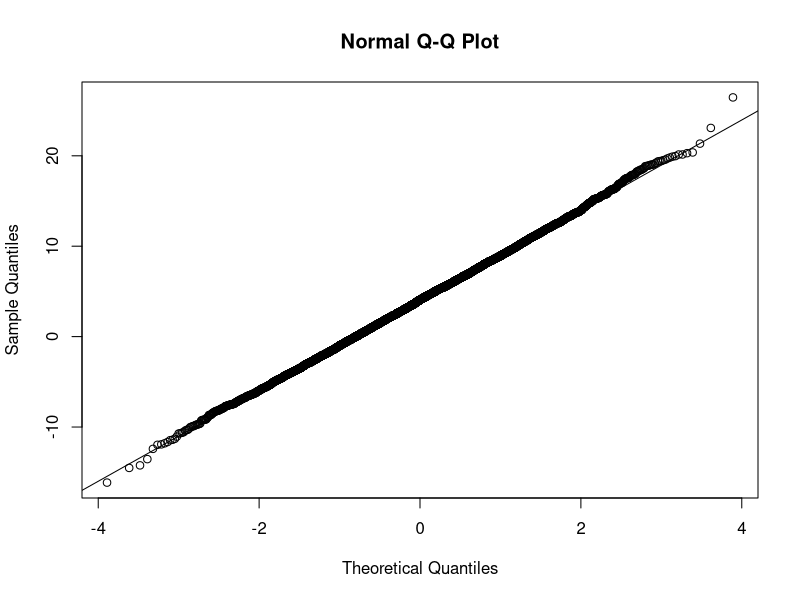
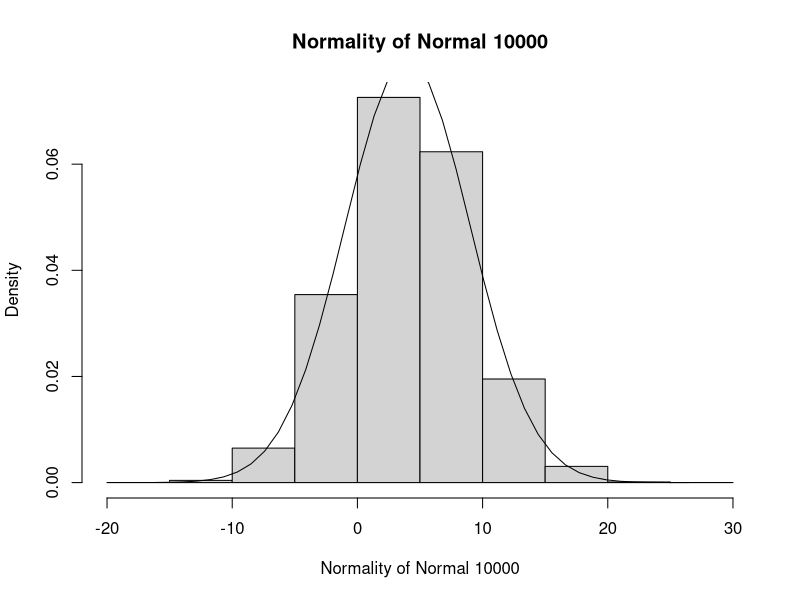
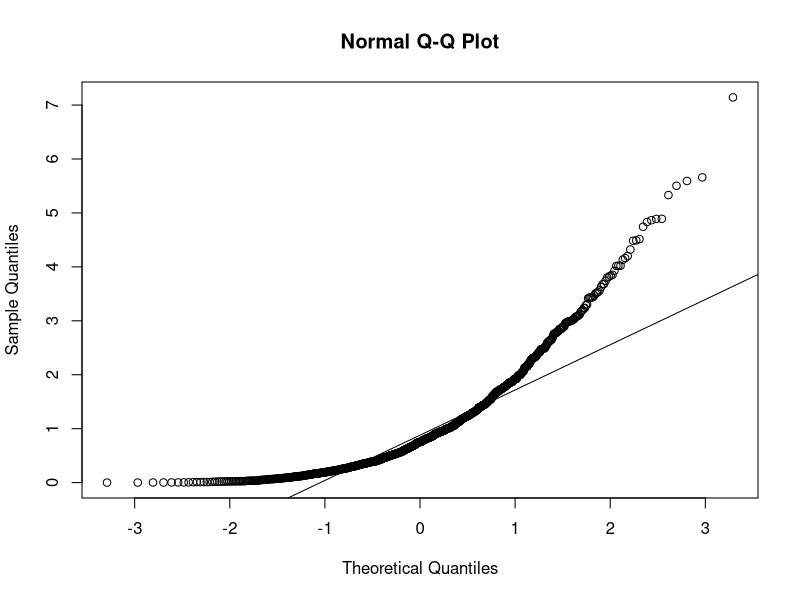
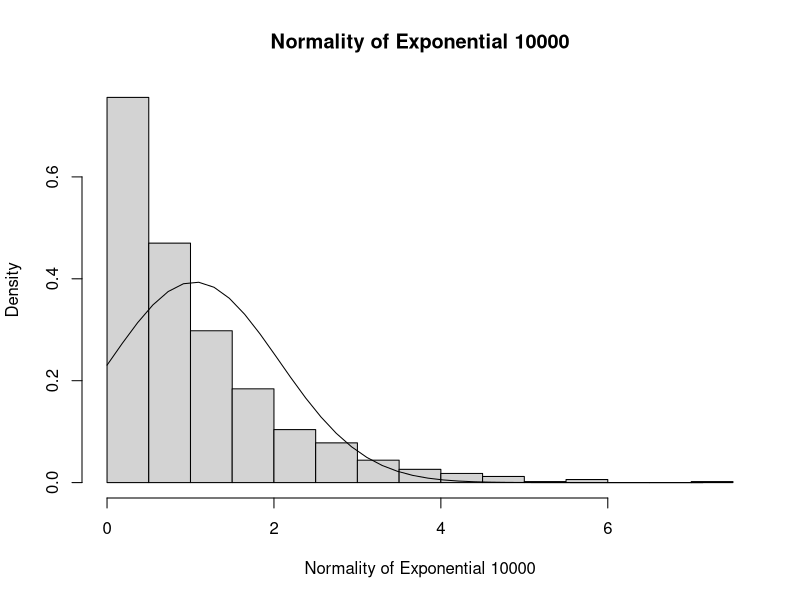
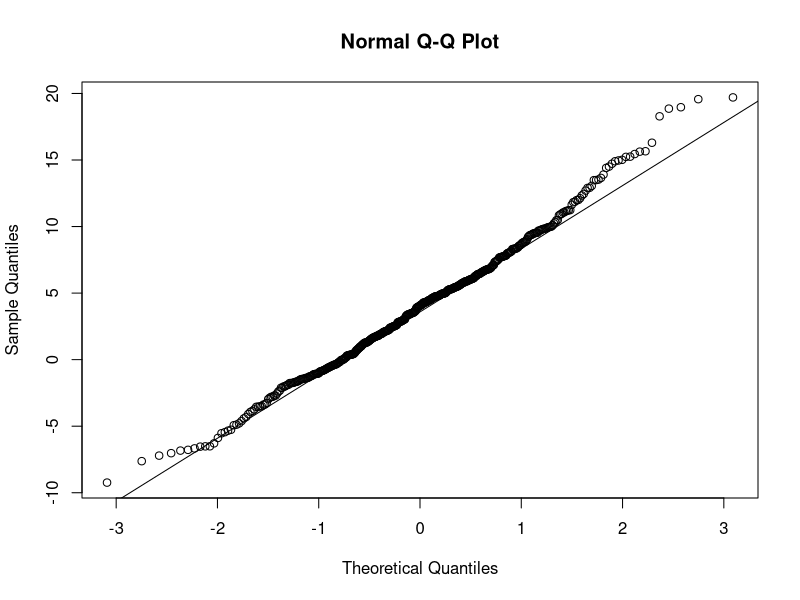
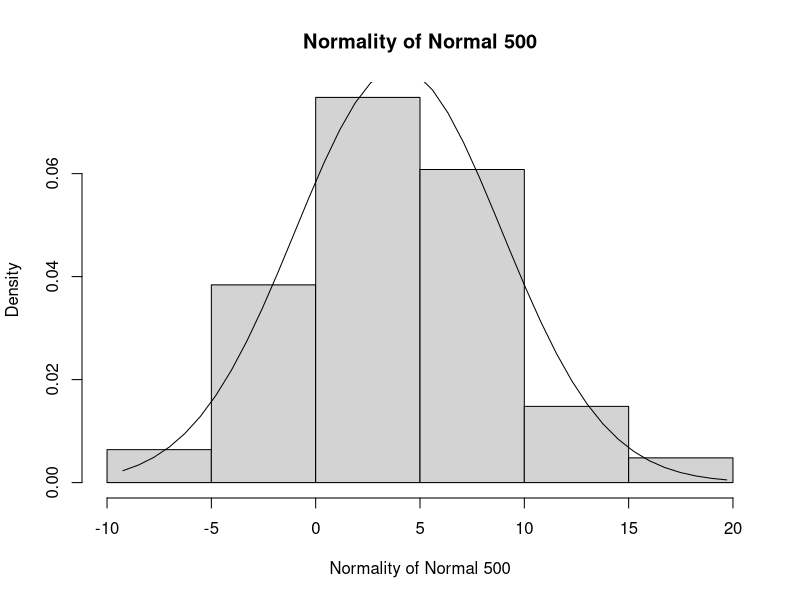
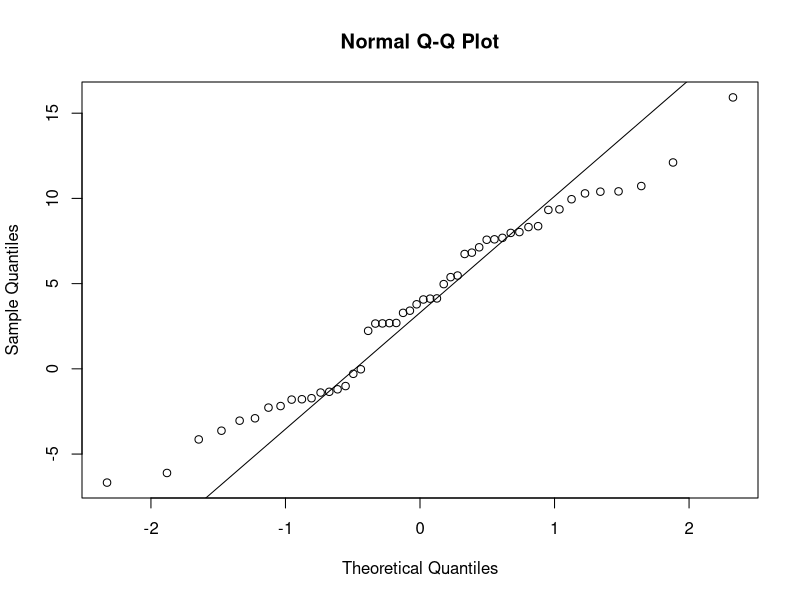
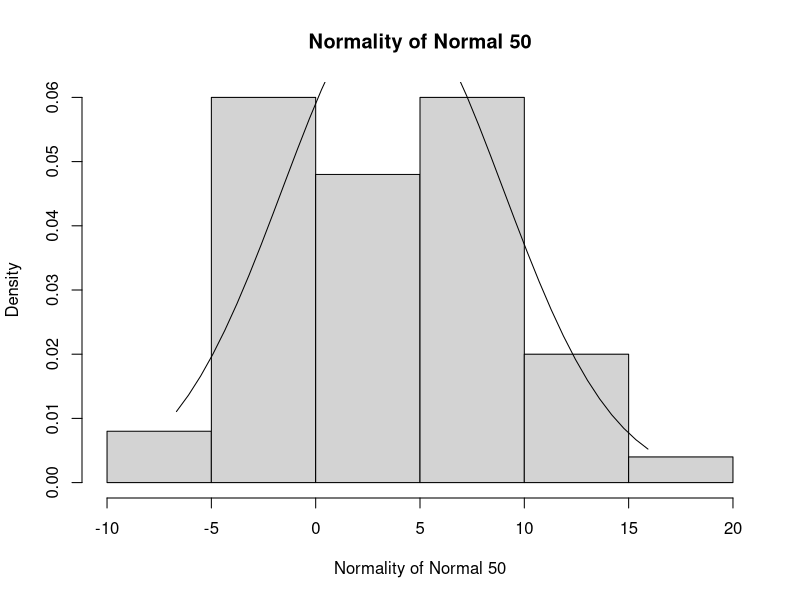

Source code (R) for these figures, in order:
normal10000 <- rnorm(10000, 4, 5) #Create a a vector of length 10000 drawn from a normal distribution with mean 4 and sd 5
exponen10000 <- rexp(1000, 1) #Create a a vector of length 10000 drawn from an exponential distribution with mean 4 and sd 5

normalityplot <- function(distribution, title, barwidth) {
  qqnorm(distribution) #Create a normal qq plot
  qqline(distribution) #Adds a line that passes through the quantiles
  hist(distribution, freq = FALSE, main = title, xlab = title) #Create a histogram of the distribution
  xfit <- seq(min(distribution), max(distribution), length = barwidth) #Setting x for the line
  yfit <- dnorm(xfit, mean = mean(distribution), sd = sd(distribution)) #Setting y for the line
  lines(xfit, yfit) #Draw the line
}

sample_normal500 <- sample(normal10000, 500) #Take a random sample of size 500 from the normal distribution
sample_normal50 <- sample(normal10000, 50) #Take a random sample of size 50 from the normal distribution
sample_normal10 <- sample(normal10000, 10) #Take a random sample of size 10 from the normal distribution

sample_exponen500 <- sample(exponen10000, 500) #Take a random sample of size 500 from the exponential distribution
sample_exponen50 <- sample(exponen10000, 50) #Take a random sample of size 50 from the exponential distribution
sample_exponen10 <- sample(exponen10000, 10) #Take a random sample of size 10 from the exponential distribution

normalityplot(normal10000, "Normality of Normal 10000", 40) #Generate the normality plot of the 10000 pop Normal(4,5)
normalityplot(exponen10000, "Normality of Exponential 10000", 40) #Generate the normality plot of the 10000 pop Exponential(1)
normalityplot(sample_normal500, "Normality of Normal 500", 40) #Generate the normality plot of the 500 pop normal sample
normalityplot(sample_normal50, "Normality of Normal 50", 40) #Generate the normality plot of the 50 pop normal sample
normalityplot(sample_normal10, "Normality of Normal 10", 40) #Generate the normality plot of the 10 pop normal sample
normalityplot(sample_exponen500, "Normality of Exponential 500", 40) #Generate the normality plot of the 500 pop exponential sample
normalityplot(sample_exponen50, "Normality of Exponential 50", 40) #Generate the normality plot of the 50 pop exponential sample
normalityplot(sample_exponen10, "Normality of Exponential 10", 40) #Generate the normality plot of the 10 pop exponential sample

#Confidence Intervals (z-score + known sd) (t-distribution + sample sd)
zscore <- qnorm(0.975) #Calculate Z-score for 95% CI
tscoreNorm <- qt(0.975, length(sample_normal50)-1) #Calculate t-value for 95% CI and sample_normal50
tscoreExp <- qt(0.975, length(sample_exponen50)-1) #Calculate t-value for 95% CI and sample_exponen50

#Standard Errors
se_known_norm <- sd(normal10000)/sqrt(length(sample_normal50)) #Standard error of the 50 population normal sample using the known SD
se_known_exp <- sd(exponen10000)/sqrt(length(sample_exponen50)) #Standard error of the 50 population exponential sample using the known SD
se_unknown_norm <- sd(sample_normal50)/sqrt(length(sample_normal50)) #Standard error of the 50 population normal sample using the sample SD
se_unknown_exp <- sd(sample_exponen50)/sqrt(length(sample_exponen50)) #Standard error of the 50 population exponential sample using the sample SD

#Confidence interval using zscore and known population SD
#a)
left_z_known_norm <- mean(sample_normal50)-zscore*se_known_norm #Lower bound of the confidence interval for the normal distribution using the zscore and known SD
right_z_known_norm <- mean(sample_normal50)+zscore*se_known_norm #Upper bound of the confidence interval for the normal distribution using the zscore and known SD
#b)
left_z_known_exp <- mean(sample_normal50)-zscore*se_known_exp #Lower bound of the confidence interval for the exponential distribution using the zscore and known SD
right_z_known_exp <- mean(sample_normal50)+zscore*se_known_exp #Upper bound of the confidence interval for the exponential distribution using the zscore and known SD

#Confidence interval using tscore and sample SD
#a)
left_t_unknown_norm <- mean(sample_normal50)-tscoreNorm*se_known_norm #Lower bound of the confidence interval for the normal distribution using the tscore and unknown SD
right_t_unknown_norm <- mean(sample_normal50)+tscoreNorm*se_known_norm #Upper bound of the confidence interval for the normal distribution using the tscore and unknown SD
#b)
left_t_unknown_exp <- mean(sample_normal50)-tscoreExp*se_known_exp #Lower bound of the confidence interval for the exponential distribution using the tscore and unknown SD
right_t_unknown_exp <- mean(sample_normal50)+tscoreExp*se_known_exp #Upper bound of the confidence interval for the exponential distribution using the tscore and unknown SD

#Print out the confidence intervals
paste("Confidence Interval of Normal Distribution with zscore and known SD:", left_z_known_norm, right_z_known_norm)
paste("Confidence Interval of Exponential Distribution with zscore and known SD:", left_z_known_exp, right_z_known_exp)
paste("Confidence Interval of Normal Distribution with tscore and unknown SD:", left_t_unknown_norm, right_t_unknown_norm)
paste("Confidence Interval of Normal Distribution with tscore and unknown SD:", left_t_unknown_exp, right_t_unknown_exp)



